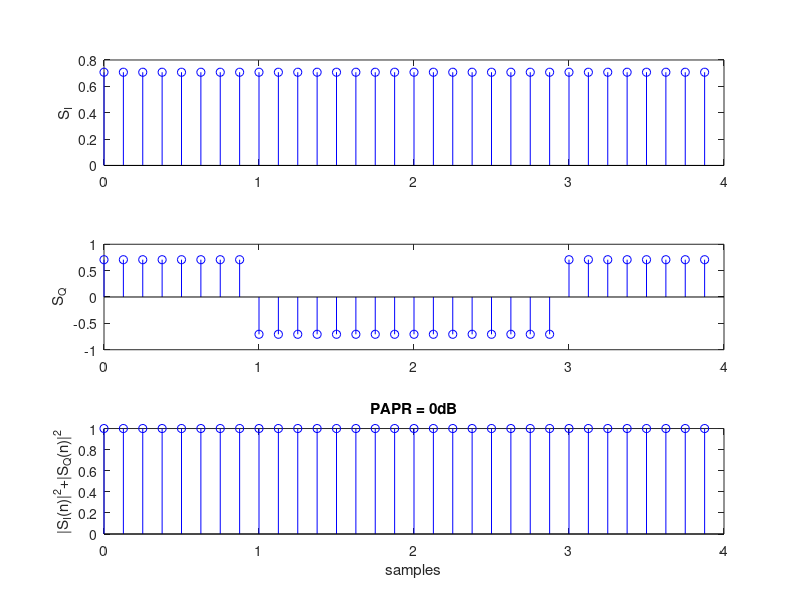
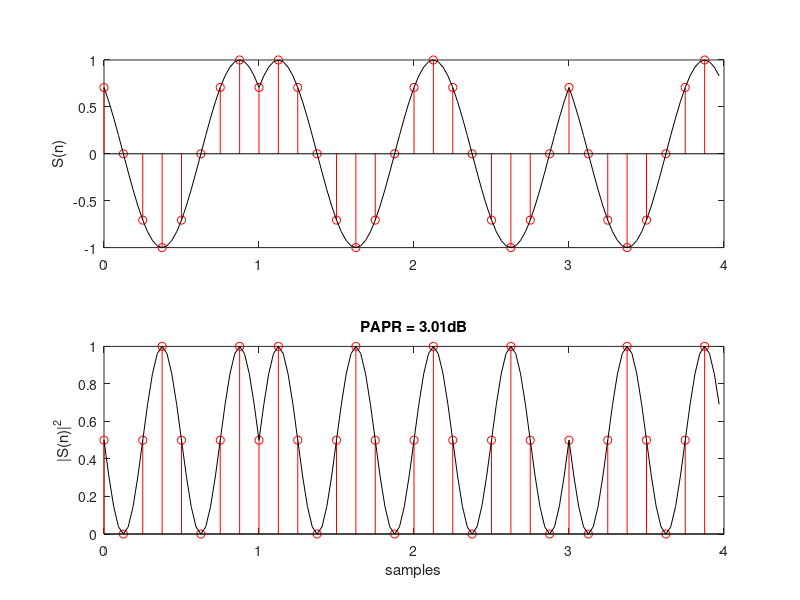

The MATLAB script that drew these images, in order:
clear,close,clc all

function [s,time] = modulation(x,Ts,Nos,Fc)
% modulation(X,1,32,1)
% Ts : Sampling period
% Nos: Oversampling factor
% Fc : Carrier frequency

Nx = length(x); % 4
offset = 0; 
if nargin < 5
  scale = 1;
  T = Ts/Nos; % Scale and Oversampling period for Baseband
else
  scale = sqrt(2);
  T=1/Fc/2/Nos; % Scale and Oversampling period for Passband 
end
t_Ts = [0:T:Ts-T];
time = [0:T:Nx*Ts-T]; % One sampling interval and whole interval
tmp = 2*pi*Fc*t_Ts+offset;
len_Ts = length(t_Ts); % 8
cos_wct = cos(tmp)*scale;
sin_wct = sin(tmp)*scale;
for n = 1:Nx
  s((n-1)*len_Ts+1:n*len_Ts) = real(x(n))*cos_wct-imag(x(n))*sin_wct;
end
endfunction

function [PAPR_dB, AvgP_dB, PeakP_dB] = PAPR(x)
Nx = length(x);
xI = real(x);
xQ = imag(x);
Power = xI.*xI + xQ.*xQ;
PeakP = max(Power);
PeakP_dB = 10*log10(PeakP);
AvgP = sum(Power)/Nx;
AvgP_dB = 10*log10(AvgP);
PAPR_dB = 10*log10(PeakP/AvgP);
endfunction

%single_carrier_PAPR.m
figure(1); clf
Ts=1;   % Sampling period
L=8;    % Oversampling factor
Fc=1;   % Carrier frequency
b=2;
M=2^b;  % Modulation order or Alphabet size

XX = randint(1,4,M); % 1 3 2 2
X = pskmod(XX,M,pi/4,'gray'); % M-PSK/QAM symbol for [0:M-1]
L_=L*4; % Oversampling factor to make it look like continuous-time
[xt_pass_,time_] = modulation(X,Ts,L_,Fc); % Continuous-time
[xt_pass,time] = modulation(X,Ts,L,Fc); % L times oversampling

for i_s=1:M
  xt_base(L*(i_s-1)+1:L*i_s) = X(i_s)*ones(1,L);
end

PAPR_dB_base = PAPR(xt_base);
subplot(311); stem(time,real(xt_base),'b'); hold on; ylabel('S_{I}');
subplot(312); stem(time,imag(xt_base),'b'); hold on; ylabel('S_{Q}');
subplot(313); stem(time,abs(xt_base).^2,'b'); hold on;
title(['PAPR = ' num2str(round(PAPR_dB_base*100)/100) 'dB']);
xlabel('samples'); ylabel('|S_{I}(n)|^{2}+|S_{Q}(n)|^{2}');

figure(2); clf
PAPR_dB_pass = PAPR(xt_pass);
subplot(211); stem(time,xt_pass,'r'); hold on;
plot(time_,xt_pass_,'k'); ylabel('S(n)');

subplot(212); stem(time,xt_pass.*xt_pass,'r'); hold on;
plot(time_,xt_pass_.*xt_pass_,'k');
title(['PAPR = ' num2str(round(PAPR_dB_pass*100)/100) 'dB']);
xlabel('samples'); ylabel('|S(n)|^{2}');
% PAPRs of baseband/passband signals
PAPRs_of_baseband_passband_signals=[PAPR_dB_base; PAPR_dB_pass]
